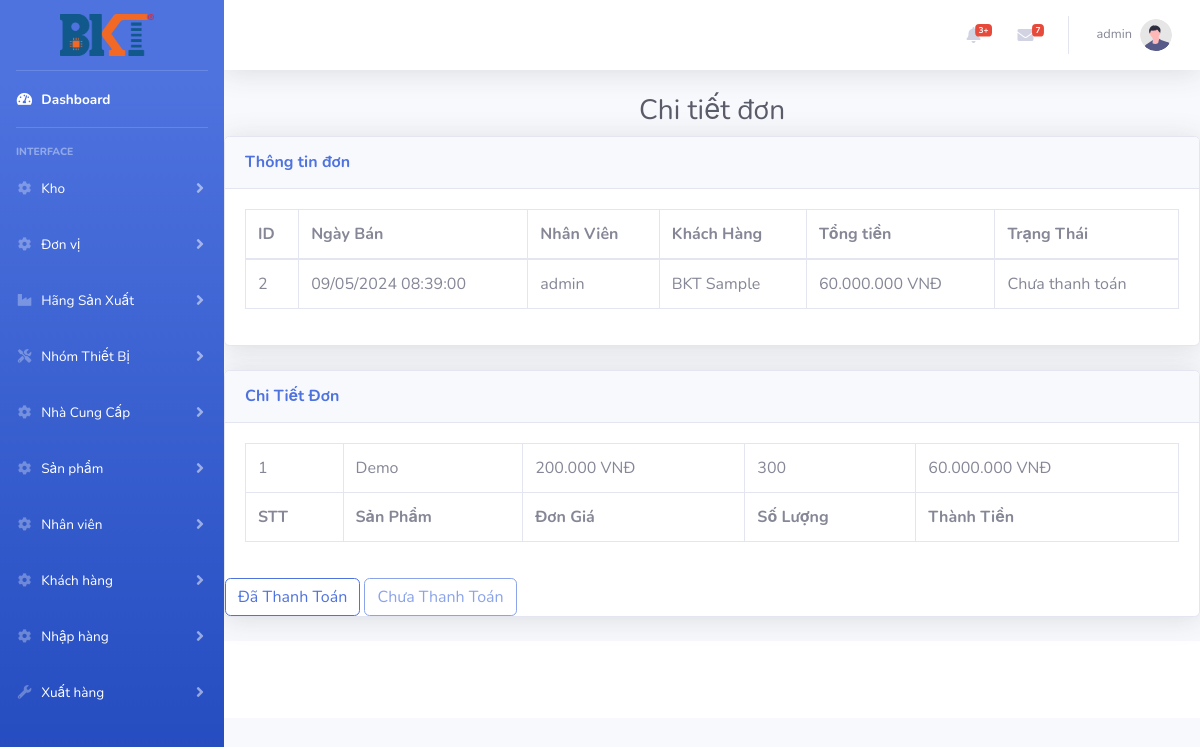
The page /index.php?controller=donban&action=show&id=2 (signed in) on the database as committed earlier.
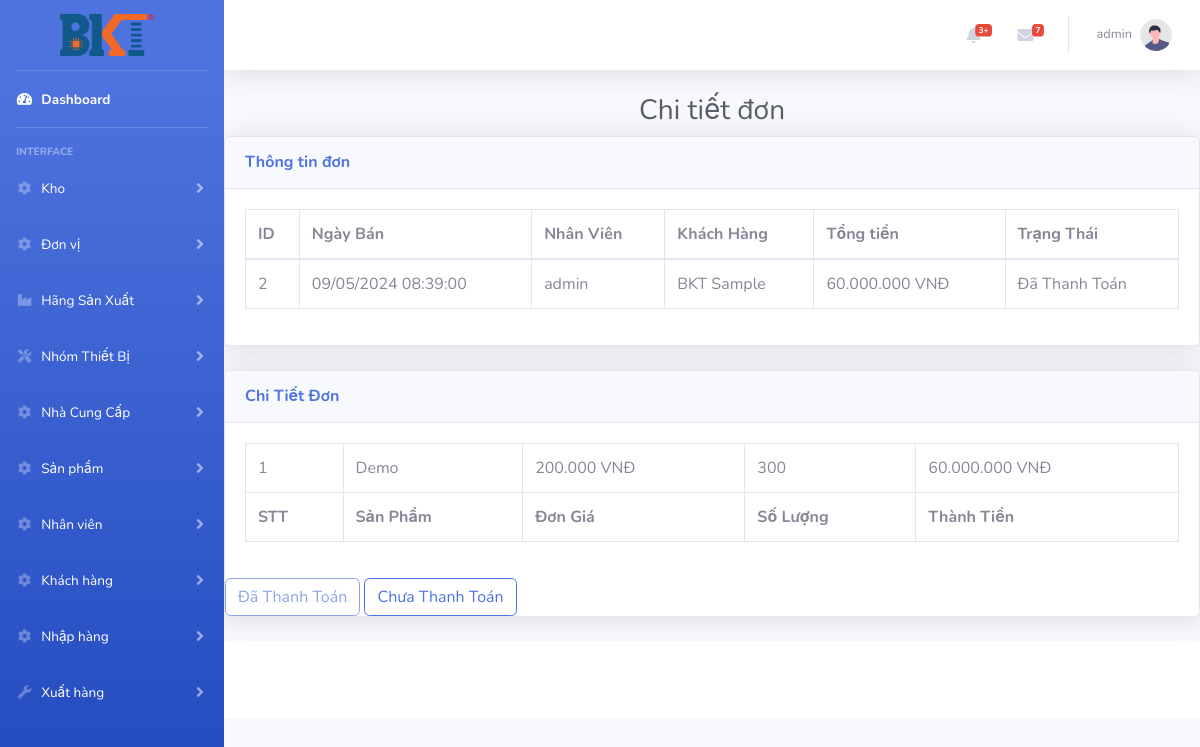
The same page on the database as committed later.
### controllers/donban_controller.php (called while the page is built, shortened)
<?php
require_once ('models/donban.php');
class DonBanController extends BaseController
{
    public function  show()
    {
        $donban = DonBan::find($_GET['id']);
        $data = array('donban' => $donban);
        $this->render('show', $data);
    }
}

### routes.php (called while the page is built, shortened)
<?php
$controller = new $klass;
$controller->$action();

### index.php (called while the page is built, shortened)
<?php
require_once('routes.php');

### models/donban.php (called while the page is built, shortened)
<?php
class DonBan{
    function __construct($Id,$NgayBan,$IdNV,$IdKH,$ThanhTien,$TrangThai)
    {
        $this->Id = $Id;
        $this->NgayBan = $NgayBan;
        $this->IdNV =  $IdNV;
        $this->IdKH = $IdKH;
        $this->ThanhTien= $ThanhTien;
        $this->TrangThai= $TrangThai;
    }
    static function find($id)
    {
        $db = DB::getInstance();
        $req = $db->prepare('SELECT db.Id ,db.NgayBan , nv.TaiKhoan ,kh.TenKH ,db.Tong,db.TrangThai FROM DonBan db JOIN NhanVien nv JOIN KhachHang kh ON nv.Id =db.IdNV AND kh.Id = db.IdKH WHERE db.Id = :id');
        $req->execute(array('id' => $id));
        $item = $req->fetch();
        if (isset($item['Id'])) {
            return new DonBan($item['Id'],$item['NgayBan'],$item['TaiKhoan'],$item['TenKH'],$item['Tong'],$item['TrangThai']);
        }
        return null;
    }
}

### models/chitietban.php (called while the page is built, shortened)
<?php
class ChiTietBan{
    function __construct($Id,$IdDonBan,$IdSP,$IdDVT,$GiaMua,$GiaBan,$SoLuong,$ThanhTien)
    {
        $this->IdSP=  $IdSP;
        $this->GiaBan = $GiaBan;
        $this->SoLuong = $SoLuong;
        $this->ThanhTien= $ThanhTien;
    }
}

### views/donban/show.php (the view, shortened to what this page needs)
<?php
require_once ('models/chitietban.php');
$list =[];
$db =DB::getInstance();
$reg = $db->query('SELECT ct.Id ,db.Id As "Don",sp.TenSP ,dvt.DonVi ,ct.GiaMua,ct.GiaBan ,ct.SoLuong ,ct.ThanhTien FROM ChiTietBan ct JOIN DonViTinh dvt JOIN DonBan db JOIN SanPham sp ON ct.IdDonBan = db.Id AND ct.IdSP = sp.Id AND sp.IdDVT = dvt.Id WHERE ct.IdDonBan='.$donban->Id);
foreach ($reg->fetchAll() as $item){
    $list[] =new ChiTietBan($item['Id'],$item['Don'],$item['TenSP'],$item['DonVi'],$item['GiaMua'],$item['GiaBan'],$item['SoLuong'],$item['ThanhTien']);
}
?>
<h1 class="h3 mb-2 text-center text-gray-800 ">Chi tiết đơn</h1>
<div class="card shadow mb-4">
    <div class="card-header py-3">
        <h6 class="m-0 font-weight-bold text-primary">Thông tin đơn</h6>
    </div>
    <div class="card-body">
        <div class="table-responsive">
            <table class="table table-bordered" id="dataTable" width="100%" cellspacing="0">
                <thead>
                <tr>
                    <th>ID</th>
                    <th>Ngày Bán</th>
                    <th>Nhân Viên</th>
                    <th>Khách Hàng</th>
                    <th>Tổng tiền</th>
                    <th>Trạng Thái</th>
                </tr>
                </thead>
                <tbody>
<tr>
    <td><?=$donban->Id ?></td>
    <td><?=  date('d/m/Y H:i:s', strtotime($donban->NgayBan))?></td>
    <td><?=$donban->IdNV ?></td>
    <td><?=$donban->IdKH ?></td>
    <td><?=number_format($donban->ThanhTien,0,",",".") ?> VNĐ</td>
    <td><?php
        if ($donban->TrangThai=="1")
            echo "Đã Thanh Toán";
            else echo "Chưa thanh toán";
        ?></td>
</tr>
                </tbody>
            </table>
        </div>
    </div>
</div>
<div class="card shadow mb-4">
    <div class="card-header py-3">
        <h6 class="m-0 font-weight-bold text-primary">Chi Tiết Đơn</h6>
    </div>
    <div class="card-body">
        <div class="table-responsive">
            <table class="table table-bordered" id="dataTable" width="100%" cellspacing="0">
                <tfoot>
                <tr>
                    <th>STT</th>
                    <th>Sản Phẩm</th>
                    <th>Đơn Giá</th>
                    <th>Số Lượng</th>
                    <th>Thành Tiền</th>
                </tr>
                </tfoot>
                <tbody>
                <?php
                $dem=1;
                foreach ($list as $item) {
                  echo  "<tr><td>$dem</td>";
                    echo  "<td>$item->IdSP</td>";
                    echo  "<td>". number_format($item->GiaBan,0,",",".")." VNĐ</td>";
                    echo  "<td>$item->SoLuong</td>";
                    echo  "<td>". number_format($item->ThanhTien,0,",",".")." VNĐ</td>";
                $dem++;
                }
                ?>
                </tbody>
            </table>
        </div>
    </div>
    <form method="post" name="dc">
    <?php
    if ($donban->TrangThai=="1"){ ?>
        <button type="submit" class="btn-outline-primary btn"  disabled >Đã Thanh Toán</button>
        <button type="submit"  class="btn-outline-primary btn" name="chua" >Chưa Thanh Toán</button>
    <?php
    }
    else {
        ?>
        <button type="submit"  class="btn-outline-primary btn" name="thanhtoan" >Đã Thanh Toán</button>
        <button type="submit"  class="btn-outline-primary btn" disabled>Chưa Thanh Toán</button>
   <?php } ?>
    </form>
</div>

Rows that differ between the two databases and show on the page:
changed donban "admin": TrangThai "0" → "1" (drawn)
Other text that changed with them:
text no longer shown: "Chưa thanh toán"
